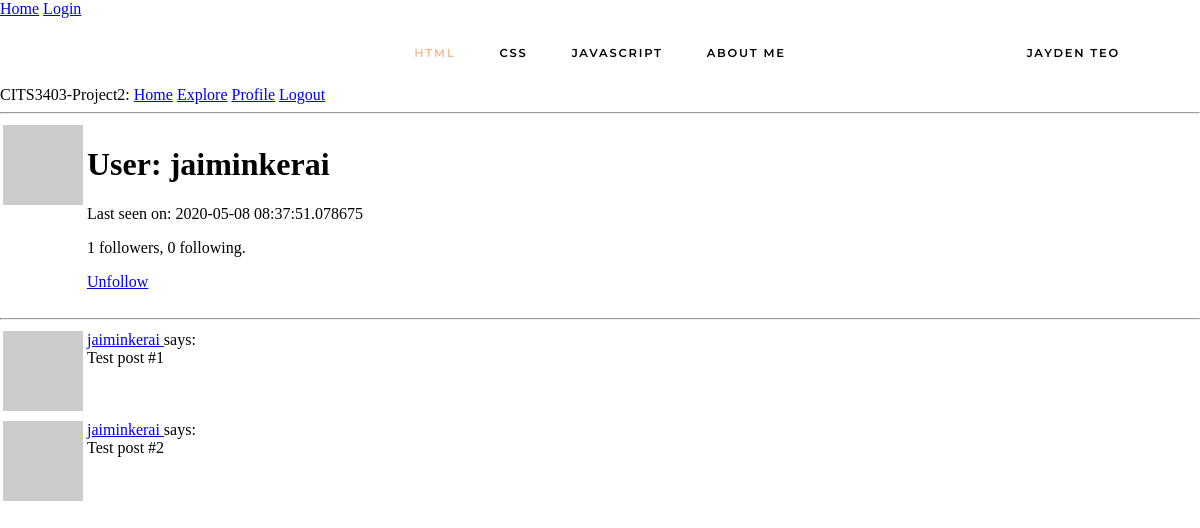
The app's page /user/jaiminkerai (signed in) with its own data.
### app/models.py (models this page shows, shortened)
class User(UserMixin, db.Model):
    id = db.Column(db.Integer, primary_key=True)
    username = db.Column(db.String(64), index=True, unique=True)
    email = db.Column(db.String(120), index=True, unique=True)
    password_hash = db.Column(db.String(128))
    posts = db.relationship('Post', backref='author', lazy='dynamic')
    def avatar(self, size):
        digest = md5(self.email.lower().encode('utf-8')).hexdigest()
        return 'https://www.gravatar.com/avatar/{}?d=identicon&s={}'.format(
            digest, size)
    about_me = db.Column(db.String(140))
    last_seen = db.Column(db.DateTime, default=datetime.utcnow)
    followed = db.relationship(
        'User', secondary=followers,
        primaryjoin=(followers.c.follower_id == id),
        secondaryjoin=(followers.c.followed_id == id),
        backref=db.backref('followers', lazy='dynamic'), lazy='dynamic')
    def is_following(self, user):
        return self.followed.filter(
            followers.c.followed_id == user.id).count() > 0

### app/routes.py (the view)
@app.route('/user/<username>')
@login_required
def user(username):
    user = User.query.filter_by(username=username).first_or_404()
    posts = [
        {'author': user, 'body': 'Test post #1'},
        {'author': user, 'body': 'Test post #2'}
    ]
    return render_template('user.html', user=user, posts=posts)

### app/models.py (called while the page is built)
@login.user_loader
def load_user(id):
    return User.query.get(int(id))

### app/routes.py (called while the page is built)
@app.before_request
def before_request():
    if current_user.is_authenticated:
        current_user.last_seen = datetime.utcnow()
        db.session.commit()

### app/templates/user.html (shortened to what this page needs)
{% extends "base.html" %}
{% block content %}
    <table>
        <tr valign="top">
            <td><img src="{{ user.avatar(128) }}"></td>
            <td>
                <h1>User: {{ user.username }}</h1>
                {% if user.last_seen %}<p>Last seen on: {{ user.last_seen }}</p>{% endif %}
                <p>{{ user.followers.count() }} followers, {{ user.followed.count() }} following.</p>
                {% if user == current_user %}
                <p><a href="{{ url_for('edit_profile') }}">Edit your profile</a></p>
                {% elif not current_user.is_following(user) %}
                <p><a href="{{ url_for('follow', username=user.username) }}">Follow</a></p>
                {% else %}
                <p><a href="{{ url_for('unfollow', username=user.username) }}">Unfollow</a></p>
                {% endif %}
            </td>
        </tr>
    </table>
    <hr>
    {% for post in posts %}
        {% include '_post.html' %}
    {% endfor %}
{% endblock %}

### app/templates/_post.html
<table>
    <tr valign="top">
        <td><img src="{{ post.author.avatar(36) }}"></td>
        <td>
            <a href="{{ url_for('user', username=post.author.username) }}">
                {{ post.author.username }}
            </a>
            says:<br>{{ post.body }}
        </td>
    </tr>
</table>

### app/static/css/styles.css (style rules this page uses)
body { margin: 0; padding: 0; height: 100vh; }

### records on screen
User: username "jaiminkerai", last_seen "2020-05-08 08:37:51.078675", author.username "jaiminkerai" "jaiminkerai"

### other values on screen
{{ user.followers.count() }} "1"
{{ user.followed.count() }} "0"
{{ post.body }} "Test post #1" "Test post #2"
